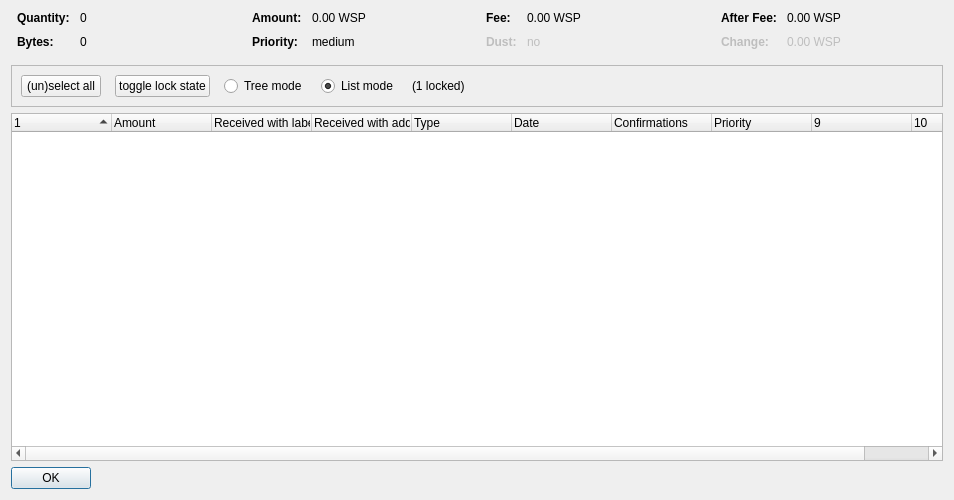
<?xml version="1.0" encoding="UTF-8"?>
<ui version="4.0">
 <class>CoinControlDialog</class>
 <widget class="QDialog" name="CoinControlDialog">
  <property name="geometry">
   <rect>
    <x>0</x>
    <y>0</y>
    <width>954</width>
    <height>500</height>
   </rect>
  </property>
  <property name="windowTitle">
   <string>Coin Selection</string>
  </property>
  <layout class="QVBoxLayout" name="verticalLayout">
   <item>
    <layout class="QHBoxLayout" name="horizontalLayoutTop" stretch="0,0,0,0">
     <property name="topMargin">
      <number>0</number>
     </property>
     <property name="bottomMargin">
      <number>10</number>
     </property>
     <item>
      <layout class="QFormLayout" name="formLayoutCoinControl1">
       <property name="horizontalSpacing">
        <number>10</number>
       </property>
       <property name="verticalSpacing">
        <number>10</number>
       </property>
       <property name="leftMargin">
        <number>6</number>
       </property>
       <property name="rightMargin">
        <number>6</number>
       </property>
       <item row="0" column="0">
        <widget class="QLabel" name="labelCoinControlQuantityText">
         <property name="font">
          <font>
           <weight>75</weight>
           <bold>true</bold>
          </font>
         </property>
         <property name="text">
          <string>Quantity:</string>
         </property>
        </widget>
       </item>
       <item row="0" column="1">
        <widget class="QLabel" name="labelCoinControlQuantity">
         <property name="cursor">
          <cursorShape>IBeamCursor</cursorShape>
         </property>
         <property name="contextMenuPolicy">
          <enum>Qt::ActionsContextMenu</enum>
         </property>
         <property name="text">
          <string notr="true">0</string>
         </property>
         <property name="textInteractionFlags">
          <set>Qt::LinksAccessibleByMouse|Qt::TextSelectableByKeyboard|Qt::TextSelectableByMouse</set>
         </property>
        </widget>
       </item>
       <item row="1" column="0">
        <widget class="QLabel" name="labelCoinControlBytesText">
         <property name="font">
          <font>
           <weight>75</weight>
           <bold>true</bold>
          </font>
         </property>
         <property name="text">
          <string>Bytes:</string>
         </property>
        </widget>
       </item>
       <item row="1" column="1">
        <widget class="QLabel" name="labelCoinControlBytes">
         <property name="cursor">
          <cursorShape>IBeamCursor</cursorShape>
         </property>
         <property name="contextMenuPolicy">
          <enum>Qt::ActionsContextMenu</enum>
         </property>
         <property name="text">
          <string notr="true">0</string>
         </property>
         <property name="textInteractionFlags">
          <set>Qt::LinksAccessibleByMouse|Qt::TextSelectableByKeyboard|Qt::TextSelectableByMouse</set>
         </property>
        </widget>
       </item>
      </layout>
     </item>
     <item>
      <layout class="QFormLayout" name="formLayoutCoinControl2">
       <property name="horizontalSpacing">
        <number>10</number>
       </property>
       <property name="verticalSpacing">
        <number>10</number>
       </property>
       <property name="leftMargin">
        <number>6</number>
       </property>
       <property name="rightMargin">
        <number>6</number>
       </property>
       <item row="0" column="0">
        <widget class="QLabel" name="labelCoinControlAmountText">
         <property name="font">
          <font>
           <weight>75</weight>
           <bold>true</bold>
          </font>
         </property>
         <property name="text">
          <string>Amount:</string>
         </property>
        </widget>
       </item>
       <item row="0" column="1">
        <widget class="QLabel" name="labelCoinControlAmount">
         <property name="cursor">
          <cursorShape>IBeamCursor</cursorShape>
         </property>
         <property name="contextMenuPolicy">
          <enum>Qt::ActionsContextMenu</enum>
         </property>
         <property name="text">
          <string notr="true">0.00 WSP</string>
         </property>
         <property name="textInteractionFlags">
          <set>Qt::LinksAccessibleByMouse|Qt::TextSelectableByKeyboard|Qt::TextSelectableByMouse</set>
         </property>
        </widget>
       </item>
       <item row="1" column="0">
        <widget class="QLabel" name="labelCoinControlPriorityText">
         <property name="font">
          <font>
           <weight>75</weight>
           <bold>true</bold>
          </font>
         </property>
         <property name="text">
          <string>Priority:</string>
         </property>
        </widget>
       </item>
       <item row="1" column="1">
        <widget class="QLabel" name="labelCoinControlPriority">
         <property name="cursor">
          <cursorShape>IBeamCursor</cursorShape>
         </property>
         <property name="contextMenuPolicy">
          <enum>Qt::ActionsContextMenu</enum>
         </property>
         <property name="text">
          <string>medium</string>
         </property>
         <property name="textInteractionFlags">
          <set>Qt::LinksAccessibleByMouse|Qt::TextSelectableByKeyboard|Qt::TextSelectableByMouse</set>
         </property>
        </widget>
       </item>
      </layout>
     </item>
     <item>
      <layout class="QFormLayout" name="formLayoutCoinControl3">
       <property name="horizontalSpacing">
        <number>10</number>
       </property>
       <property name="verticalSpacing">
        <number>10</number>
       </property>
       <property name="leftMargin">
        <number>6</number>
       </property>
       <property name="rightMargin">
        <number>6</number>
       </property>
       <item row="0" column="0">
        <widget class="QLabel" name="labelCoinControlFeeText">
         <property name="font">
          <font>
           <weight>75</weight>
           <bold>true</bold>
          </font>
         </property>
         <property name="text">
          <string>Fee:</string>
         </property>
        </widget>
       </item>
       <item row="0" column="1">
        <widget class="QLabel" name="labelCoinControlFee">
         <property name="cursor">
          <cursorShape>IBeamCursor</cursorShape>
         </property>
         <property name="contextMenuPolicy">
          <enum>Qt::ActionsContextMenu</enum>
         </property>
         <property name="text">
          <string notr="true">0.00 WSP</string>
         </property>
         <property name="textInteractionFlags">
          <set>Qt::LinksAccessibleByMouse|Qt::TextSelectableByKeyboard|Qt::TextSelectableByMouse</set>
         </property>
        </widget>
       </item>
       <item row="1" column="0">
        <widget class="QLabel" name="labelCoinControlLowOutputText">
         <property name="enabled">
          <bool>false</bool>
         </property>
         <property name="font">
          <font>
           <weight>75</weight>
           <bold>true</bold>
          </font>
         </property>
         <property name="text">
          <string>Dust:</string>
         </property>
        </widget>
       </item>
       <item row="1" column="1">
        <widget class="QLabel" name="labelCoinControlLowOutput">
         <property name="enabled">
          <bool>false</bool>
         </property>
         <property name="cursor">
          <cursorShape>IBeamCursor</cursorShape>
         </property>
         <property name="contextMenuPolicy">
          <enum>Qt::ActionsContextMenu</enum>
         </property>
         <property name="text">
          <string>no</string>
         </property>
         <property name="textInteractionFlags">
          <set>Qt::LinksAccessibleByMouse|Qt::TextSelectableByKeyboard|Qt::TextSelectableByMouse</set>
         </property>
        </widget>
       </item>
      </layout>
     </item>
     <item>
      <layout class="QFormLayout" name="formLayoutCoinControl4">
       <property name="horizontalSpacing">
        <number>10</number>
       </property>
       <property name="verticalSpacing">
        <number>10</number>
       </property>
       <property name="leftMargin">
        <number>6</number>
       </property>
       <property name="rightMargin">
        <number>6</number>
       </property>
       <item row="0" column="0">
        <widget class="QLabel" name="labelCoinControlAfterFeeText">
         <property name="font">
          <font>
           <weight>75</weight>
           <bold>true</bold>
          </font>
         </property>
         <property name="text">
          <string>After Fee:</string>
         </property>
        </widget>
       </item>
       <item row="0" column="1">
        <widget class="QLabel" name="labelCoinControlAfterFee">
         <property name="cursor">
          <cursorShape>IBeamCursor</cursorShape>
         </property>
         <property name="contextMenuPolicy">
          <enum>Qt::ActionsContextMenu</enum>
         </property>
         <property name="text">
          <string notr="true">0.00 WSP</string>
         </property>
         <property name="textInteractionFlags">
          <set>Qt::LinksAccessibleByMouse|Qt::TextSelectableByKeyboard|Qt::TextSelectableByMouse</set>
         </property>
        </widget>
       </item>
       <item row="1" column="0">
        <widget class="QLabel" name="labelCoinControlChangeText">
         <property name="enabled">
          <bool>false</bool>
         </property>
         <property name="font">
          <font>
           <weight>75</weight>
           <bold>true</bold>
          </font>
         </property>
         <property name="text">
          <string>Change:</string>
         </property>
        </widget>
       </item>
       <item row="1" column="1">
        <widget class="QLabel" name="labelCoinControlChange">
         <property name="enabled">
          <bool>false</bool>
         </property>
         <property name="cursor">
          <cursorShape>IBeamCursor</cursorShape>
         </property>
         <property name="contextMenuPolicy">
          <enum>Qt::ActionsContextMenu</enum>
         </property>
         <property name="text">
          <string notr="true">0.00 WSP</string>
         </property>
         <property name="textInteractionFlags">
          <set>Qt::LinksAccessibleByMouse|Qt::TextSelectableByKeyboard|Qt::TextSelectableByMouse</set>
         </property>
        </widget>
       </item>
      </layout>
     </item>
    </layout>
   </item>
   <item>
    <widget class="QFrame" name="frame">
     <property name="minimumSize">
      <size>
       <width>0</width>
       <height>40</height>
      </size>
     </property>
     <property name="frameShape">
      <enum>QFrame::StyledPanel</enum>
     </property>
     <property name="frameShadow">
      <enum>QFrame::Sunken</enum>
     </property>
     <layout class="QHBoxLayout" name="horizontalLayout">
      <item>
       <layout class="QHBoxLayout" name="horizontalLayoutPanel" stretch="0,0,0,0,0,0">
        <property name="spacing">
         <number>14</number>
        </property>
        <item>
         <widget class="QPushButton" name="pushButtonSelectAll">
          <property name="sizePolicy">
           <sizepolicy hsizetype="Maximum" vsizetype="Fixed">
            <horstretch>0</horstretch>
            <verstretch>0</verstretch>
           </sizepolicy>
          </property>
          <property name="text">
           <string>(un)select all</string>
          </property>
          <property name="autoDefault">
           <bool>false</bool>
          </property>
         </widget>
        </item>
        <item>
         <widget class="QPushButton" name="pushButtonToggleLock">
          <property name="sizePolicy">
           <sizepolicy hsizetype="Maximum" vsizetype="Fixed">
            <horstretch>0</horstretch>
            <verstretch>0</verstretch>
           </sizepolicy>
          </property>
          <property name="text">
           <string>toggle lock state</string>
          </property>
          <property name="autoDefault">
           <bool>false</bool>
          </property>
         </widget>
        </item>
        <item>
         <widget class="QRadioButton" name="radioTreeMode">
          <property name="sizePolicy">
           <sizepolicy hsizetype="Maximum" vsizetype="Fixed">
            <horstretch>0</horstretch>
            <verstretch>0</verstretch>
           </sizepolicy>
          </property>
          <property name="text">
           <string>Tree mode</string>
          </property>
         </widget>
        </item>
        <item>
         <widget class="QRadioButton" name="radioListMode">
          <property name="sizePolicy">
           <sizepolicy hsizetype="Maximum" vsizetype="Fixed">
            <horstretch>0</horstretch>
            <verstretch>0</verstretch>
           </sizepolicy>
          </property>
          <property name="text">
           <string>List mode</string>
          </property>
          <property name="checked">
           <bool>true</bool>
          </property>
         </widget>
        </item>
        <item>
         <widget class="QLabel" name="labelLocked">
          <property name="text">
           <string>(1 locked)</string>
          </property>
         </widget>
        </item>
        <item>
         <spacer name="horizontalSpacer">
          <property name="orientation">
           <enum>Qt::Horizontal</enum>
          </property>
          <property name="sizeHint" stdset="0">
           <size>
            <width>40</width>
            <height>20</height>
           </size>
          </property>
         </spacer>
        </item>
       </layout>
      </item>
     </layout>
    </widget>
   </item>
   <item>
    <widget class="CoinControlTreeWidget" name="treeWidget">
     <property name="contextMenuPolicy">
      <enum>Qt::CustomContextMenu</enum>
     </property>
     <property name="sortingEnabled">
      <bool>false</bool>
     </property>
     <property name="columnCount">
      <number>10</number>
     </property>
     <attribute name="headerShowSortIndicator" stdset="0">
      <bool>true</bool>
     </attribute>
     <attribute name="headerStretchLastSection">
      <bool>false</bool>
     </attribute>
     <column>
      <property name="text">
       <string/>
      </property>
     </column>
     <column>
      <property name="text">
       <string>Amount</string>
      </property>
     </column>
     <column>
      <property name="text">
       <string>Received with label</string>
      </property>
     </column>
     <column>
      <property name="text">
       <string>Received with address</string>
      </property>
     </column>
     <column>
      <property name="text">
       <string>Type</string>
      </property>
     </column>
     <column>
      <property name="text">
       <string>Date</string>
      </property>
     </column>
     <column>
      <property name="text">
       <string>Confirmations</string>
      </property>
      <property name="toolTip">
       <string>Confirmed</string>
      </property>
     </column>
     <column>
      <property name="text">
       <string>Priority</string>
      </property>
     </column>
     <column>
      <property name="text">
       <string/>
      </property>
     </column>
     <column>
      <property name="text">
       <string/>
      </property>
     </column>
    </widget>
   </item>
   <item>
    <widget class="QDialogButtonBox" name="buttonBox">
     <property name="sizePolicy">
      <sizepolicy hsizetype="Maximum" vsizetype="Fixed">
       <horstretch>0</horstretch>
       <verstretch>0</verstretch>
      </sizepolicy>
     </property>
     <property name="orientation">
      <enum>Qt::Horizontal</enum>
     </property>
     <property name="standardButtons">
      <set>QDialogButtonBox::Ok</set>
     </property>
    </widget>
   </item>
  </layout>
 </widget>
 <customwidgets>
  <customwidget>
   <class>CoinControlTreeWidget</class>
   <extends>QTreeWidget</extends>
   <header>coincontroltreewidget.h</header>
  </customwidget>
 </customwidgets>
 <resources/>
 <connections/>
</ui>
